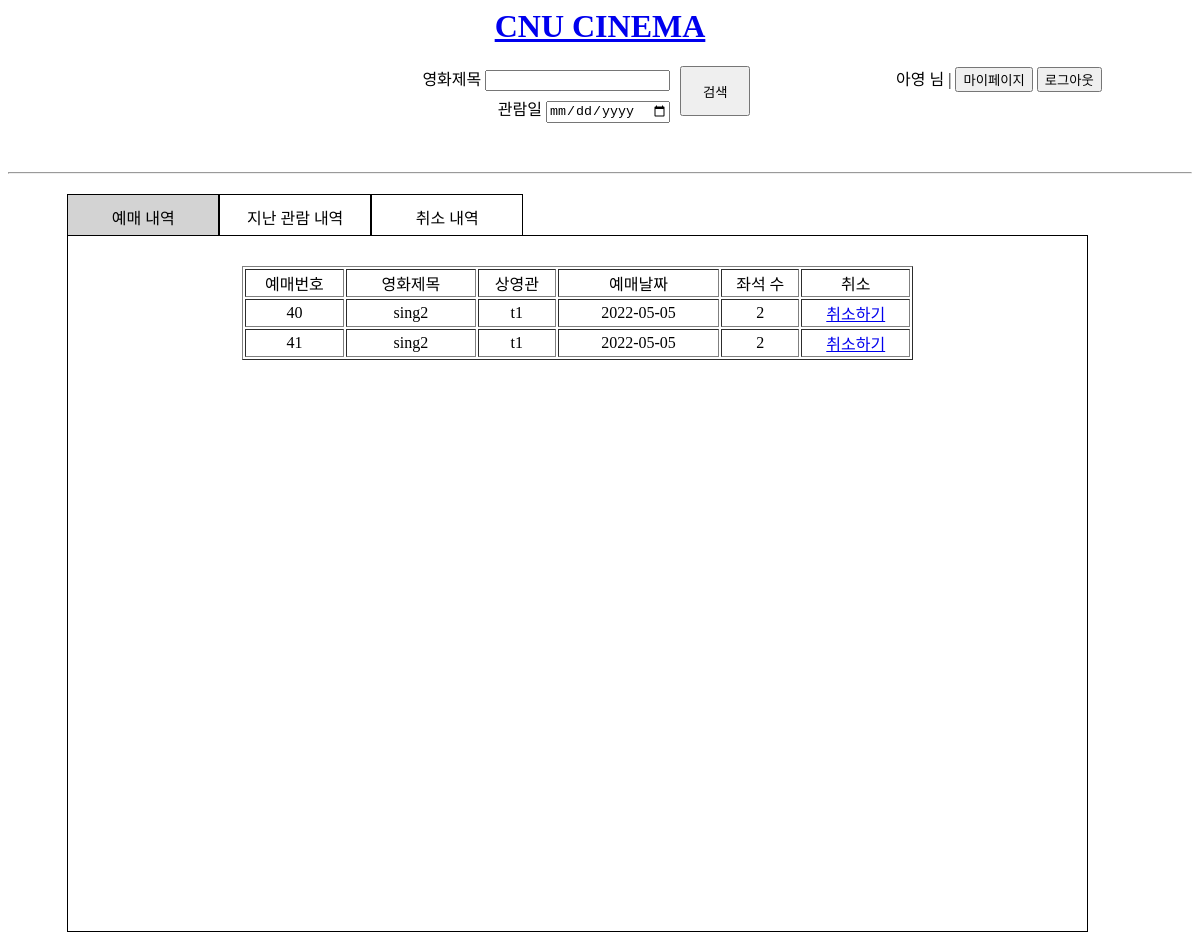
The page /mypage.php (signed in) on the database as committed earlier.
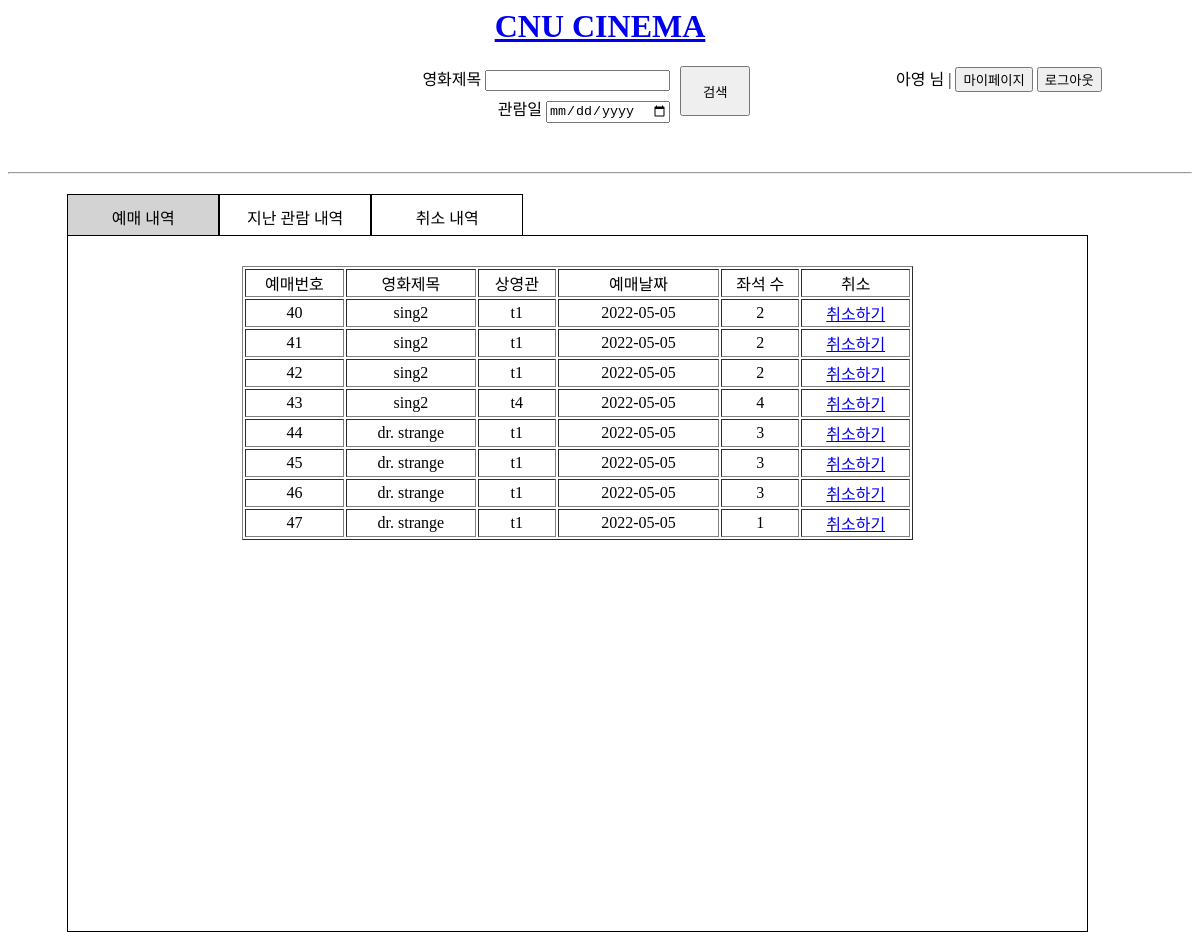
The same page on the database as committed later.
### tables this page shows
CREATE TABLE Customer 
	(
	cid INTEGER NOT NULL,
	name TEXT,
	password TEXT NOT NULL,
	email TEXT,
	birth_date DATE,
	sex TEXT,
    CONSTRAINT Customer_PK PRIMARY KEY(cid)
	);

CREATE TABLE Ticketing 
	(
	id INTEGER PRIMARY KEY autoincrement,
	rc_date TEXT,
	seats INTEGER,
	status TEXT CHECK(status IN ('R','C','W')),
	cid INTEGER,
	sid INTEGER,
	CONSTRAINT Ticketing_FK1 FOREIGN KEY (cid) REFERENCES Customer(cid),
	CONSTRAINT Ticketing_FK2 FOREIGN KEY (sid) REFERENCES Schedule(sid)
	);

### conn.php (called while the page is built, shortened)
<?php
    if(isset($_SESSION["ID"])){
        $conn = TRUE;
    }
?>

### mypage.php (the view, shortened to what this page needs)
<?php
    include('conn.php');
?>
<html lang="en">
<head>
    <link rel="stylesheet" href="css/index.css">
</head>
<body>
    <div class="header">
        <h1 id="title"><a href="/index.php">CNU CINEMA</a></h1>
        <div class="div1"></div>
        <div class="div2" id="search">
            <form action="search.php" method="get" id="formform" name="search" onsubmit="return blankSearch();">
                <div id="in">
                    <li>영화제목 <input type="text" id="search" name="movie_title"></li>
                    <li>관람일 <input type="date" name="s_date"></li>
                </div>
                <div id="s">
                    <input type="submit" value="검색">
                </div>
            </form>
        </div>
        <?php
            if($conn){
                $email = $_SESSION["ID"];
                $pw = $_SESSION["PWD"];
                $q=$db->query("SELECT name FROM customer WHERE email='$email' and password='$pw';");
                $results = $q->fetchAll(PDO::FETCH_ASSOC);
                $name = $results[0]["name"];
                echo "<div>$name 님 | <button onclick='location.href=\"mypage.php\"'>마이페이지</button>
                                    <button onclick='location.href=\"signout.php\"'>로그아웃</button></div>";
        ?>
        <?php
            }
        ?>
    </div><br><br>
    <div>
        <hr>
    </div>
    <div class="lists">
        <div class="top">
            <ul>
                <li class="myList book clicked" id="rList" onclick="check(event)">예매 내역</li>
                <li class="myList watch" id="wList" onclick="check(event)">지난 관람 내역</li>
                <li class="myList cancel" id="cList"  onclick="check(event)">취소 내역</li>
            </ul>
        </div>
        <div class="list-content1 content">
            <?php
                $email = $_SESSION["ID"];
                $q=$db->query("SELECT * FROM ticketing WHERE cid=(SELECT cid FROM customer WHERE email='$email') AND status='R' ORDER BY rc_date DESC;");
                $results = $q->fetchAll(PDO::FETCH_ASSOC);
                if($results == null){
                    echo "<h2 class='bookingL book content'>예매 내역이 없습니다.</h2>";
                }
                else{
                    echo "<table border='1' class='bookingL book content'>
                            <tr>
                                <td class='td__1'>예매번호</td>
                                <td class='td__2'>영화제목</td>
                                <td class='td__3'>상영관</td>
                                <td class='td__4'>예매날짜</td>
                                <td class='td__5'>좌석 수</td>
                                <td class='td__6'>취소</td>
                            </tr>";
                    foreach($results as $row){
                        echo "<tr>";
                        $id = $row["id"];
                        $rc_date = $row["rc_date"];
                        $seats = $row["seats"];
                        $sid = $row["sid"];
                        $tmp=$db->query("SELECT m.title, s.tname FROM movie m, schedule s WHERE m.mid=s.mid AND s.sid=$sid;");
                        $r = $tmp->fetchAll(PDO::FETCH_ASSOC);
                        $title = $r[0]["title"];
                        $tname = $r[0]["tname"];
                        echo "<td class='td__1'>$id</td>
                            <td class='td__2'>$title</td>
                            <td class='td__3'>$tname</td>
                            <td class='td__4'>$rc_date</td>
                            <td class='td__5'>$seats</td>
                            <td class='td__6'><a href='mypage.php?id=$id'>취소하기</a></td>
                        </tr>";
                    }
                }
            ?>
        </div>
    </div>
</body>
</html>

### css/index.css (style rules this page uses)
.header { margin-bottom: 3%; }
#title { color: red; text-align: center; }
#search { text-align: center; }
.div1 { float: left; height: 5px; width: 35%; }
.div2 { float: left; width: 40%; margin: auto; }
#in, #s { float: left; }
#in li { text-align: right; margin-bottom: 5px; }
#s input { width: 70px; height: 50px; margin-left: 10px; }
ul { padding: 0; margin: 0; }
.clicked { background-color: lightgrey; }
#cList, #rList, #wList { list-style: none; float: left; border: 1px; border-style: solid; width: 150px; height: 30px; text-align: center; padding-top: 10px; }
.lists { width: 90%; height: 90%; margin-left: 5%; margin-top: 20px; }
.top { width: 90%; height: 40px; margin-bottom: 1px; }
.list-content1 { border: 1px; border-style: solid; width: 90%; height: 90%; padding: 30px; }
.bookingL { text-align: center; width: 70%; margin: auto; }
.td__1 { width: 90px; }
.td__2 { width: 120px; }
.td__3 { width: 70px; }
.td__4 { width: 150px; }
.td__5 { width: 70px; }
.td__6 { width: 100px; }
.div2 li { list-style: none; }

Rows that differ between the two databases and show on the page:
added ticketing: id "42", title "sing2", tname "t1", rc_date "2022-05-05", seats "2"
added ticketing: id "43", title "sing2", tname "t4", rc_date "2022-05-05", seats "4"
added ticketing: id "44", title "dr. strange", tname "t1", rc_date "2022-05-05", seats "3"
added ticketing: id "45", title "dr. strange", tname "t1", rc_date "2022-05-05", seats "3"
added ticketing: id "46", title "dr. strange", tname "t1", rc_date "2022-05-05", seats "3"
added ticketing: id "47", title "dr. strange", tname "t1", rc_date "2022-05-05", seats "1"
